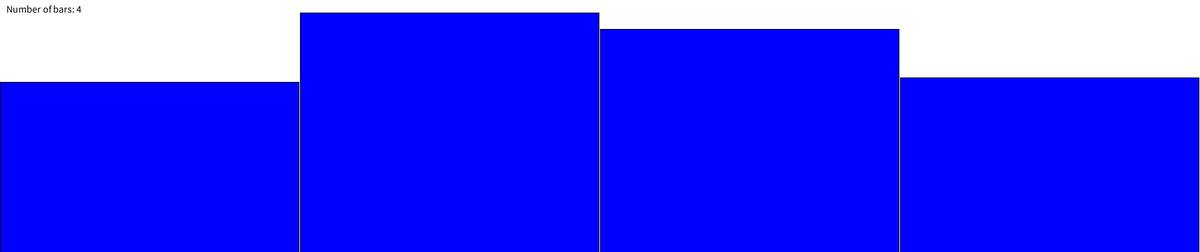
Frame 1 (no input)
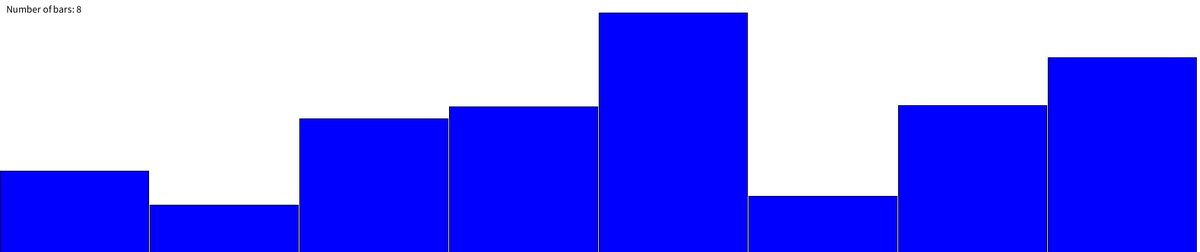
Frame 60 (the mouse pressed at the canvas centre just before this capture)
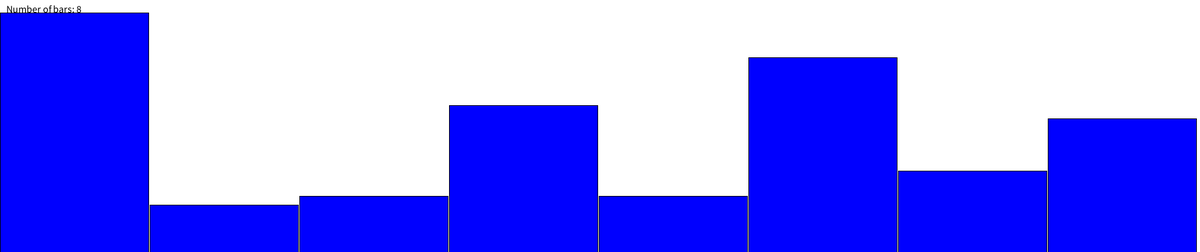
Frame 120 (the mouse held since frame 60 and released just before this capture)

The Processing sketch that drew these frames (run headless with seeded random() and noise(); from frame 60 on, the mouse is pressed at the canvas centre):

// Processing sketch: lsdradsrt
// ── lsdradsrt.pde
int rows = 2; // Number of rows
int cols = 2; // Number of columns
boolean sorting = false;
RadixSortState rState;
Visualizer visualizer;
int topMargin = 20; // Margin at the top to prevent bars from going out of the screen

void setup() {
  size(1900, 400);
  visualizer = new Visualizer();
  visualizer.initializeArray(rows, cols); // Initialize with 2x2 elements
  surface.setResizable(true);
  frameRate(60);
}

void draw() {
  background(255);
  visualizer.barDraw();
  
  // Display the number of bars at the top left
  fill(0);
  textSize(16);
  text("Number of bars: " + (visualizer.bars.length * visualizer.bars[0].length), 10, 20);
  
  if (sorting) {
    visualizer.radixSortStep();
  }
}

// Recursive function to calculate factorial
int factorial(int n) {
  if (n <= 1) {
    return 1;
  } else {
    return n * factorial(n - 1);
  }
}

class Complex {
  float real;
  float imag;
  
  Complex(float real, float imag) {
    this.real = real;
    this.imag = imag;
  }
  
  float magnitude() {
    return sqrt(real * real + imag * imag);
  }
}

class Bar {
  Complex value;
  color col;
  int row, colIndex;
  
  Bar(Complex value, color col, int row, int colIndex) {
    this.value = value;
    this.col = col;
    this.row = row;
    this.colIndex = colIndex;
  }
}

class Visualizer {
  Bar[][] bars;
  
  void barDraw() {
    int minBarWidth = 1; // Minimum bar width (adjust as needed)
    int barWidth = max(minBarWidth, width / (bars.length * bars[0].length));

    float maxMagnitude = 0;
    
    // Find the maximum magnitude to scale the bars properly
    for (int i = 0; i < bars.length; i++) {
        for (int j = 0; j < bars[i].length; j++) {
            maxMagnitude = max(maxMagnitude, bars[i][j].value.magnitude());
        }
    }

    for (int i = 0; i < bars.length; i++) {
        for (int j = 0; j < bars[i].length; j++) {
            Bar bar = bars[i][j];

            if (rState != null) {
                if ((rState.phase == 0 || rState.phase == 1 || rState.phase == 3) && i == rState.countIndex) {
                    bar.col = color(255, 0, 0); // Highlight the current bar being processed
                } else if (rState.phase == 2 && i == rState.placeIndex) {
                    bar.col = color(255, 0, 0); // Highlight the bar being placed
                } else {
                    bar.col = color(0, 0, 255); // Default color for bars
                }
            } else {
                bar.col = color(0, 0, 255); // Default color for bars
            }

            // Adjust bar height to ensure it stays within the screen
            int barHeight = int(map(bar.value.magnitude(), 0, maxMagnitude, 0, height - topMargin));
            barHeight = constrain(barHeight, 5, height - topMargin); // Ensure a minimum height and fit in screen

            fill(bar.col);
            rect((i * bars[i].length + j) * barWidth, height - barHeight, barWidth - 2, barHeight);
        }
    }
}


  void radixSortStep() {
    if (rState == null) {
        rState = new RadixSortState(bars);
    }

    rState.step();

    if (rState.done) {
        bars = rState.bars;
        sorting = false;
        delay(1000);

        // Only increase one of the dimensions at a time
        if (bars.length < bars[0].length) {
            initializeArray(bars.length * 2, bars[0].length);  // Grow rows first
        } else {
            initializeArray(bars.length, bars[0].length * 2);  // Then grow columns
        }

        rState = null;
    }
  }

  void initializeArray(int newRows, int newCols) {
    // Prevent excessive growth or invalid sizes
    if (newRows < 1) newRows = 1;
    if (newCols < 1) newCols = 1;

    bars = new Bar[newRows][];  // Initialize row array first
    for (int i = 0; i < newRows; i++) {
      bars[i] = new Bar[newCols];  // Initialize column array
      for (int j = 0; j < newCols; j++) {
        bars[i][j] = new Bar(new Complex(random(0, 101), random(0, 101)), color(0, 0, 255), i, j);
      }
    }


    sorting = true;
    rState = null;
  }
}



class RadixSortState {
  Bar[][] bars;
  int exp;         // Current exponent (1, 10, 100, ...)
  int phase;       // 0: counting frequency, 1: cumulative count, 2: placing into output, 3: copying output back
  int countIndex;  // Iterator for counting/copying phases
  int placeIndex;  // Iterator for placing phase (processes values in reverse)
  int[] count;     // Frequency count array for digits 0-9
  Bar[][] output;  // Temporary array to hold sorted order for the current digit
  float maxVal;    // Maximum value in the array (to determine when sorting is done)
  boolean done;    // Flag indicating if sorting is complete
  
  RadixSortState(Bar[][] arr) {
    bars = arr;
    maxVal = 0;
    for (int i = 0; i < bars.length; i++) {
      for (int j = 0; j < bars[i].length; j++) {
        if (bars[i][j].value.magnitude() > maxVal) maxVal = bars[i][j].value.magnitude();
      }
    }
    exp = 1;
    phase = 0;
    countIndex = 0;
    placeIndex = bars.length * bars[0].length - 1;
    count = new int[10];
    int newRows = bars.length > 0 ? bars.length : 1;
    int newCols = bars.length > 0 && bars[0].length > 0 ? bars[0].length : 1;
    output = new Bar[newRows][newCols];
    done = false;
  }
  
  void step() {
    if (exp > maxVal) {
      done = true;
      return;
    }
    
    if (phase == 0) {
      // Counting frequency of digits
      if (countIndex < bars.length * bars[0].length) {
        int i = countIndex / bars[0].length;
        int j = countIndex % bars[0].length;
        int digit = int((bars[i][j].value.magnitude() / exp) % 10);
        count[digit]++;
        countIndex++;
      } else {
        phase = 1;
        countIndex = 0;
      }
    } else if (phase == 1) {
      // Cumulative count
      if (countIndex < 9) {
        count[countIndex + 1] += count[countIndex];
        countIndex++;
      } else {
        phase = 2;
        placeIndex = bars.length * bars[0].length - 1;
      }
    } else if (phase == 2) {
      // Placing into output array
      if (placeIndex >= 0) {
        int i = placeIndex / bars[0].length;
        int j = placeIndex % bars[0].length;
        int digit = int((bars[i][j].value.magnitude() / exp) % 10);
        int outputIndex = count[digit] - 1;
        int outputRow = outputIndex / bars[0].length;
        int outputCol = outputIndex % bars[0].length;
        output[outputRow][outputCol] = bars[i][j];
        count[digit]--;
        placeIndex--;
      } else {
        phase = 3;
        countIndex = 0;
      }
    } else if (phase == 3) {
      // Copying output back to bars array
      if (countIndex < bars.length * bars[0].length) {
        int i = countIndex / bars[0].length;
        int j = countIndex % bars[0].length;
        bars[i][j] = output[i][j];
        countIndex++;
      } else {
        exp *= 10;
        phase = 0;
        countIndex = 0;
        placeIndex = bars.length * bars[0].length - 1;
        count = new int[10];
        output = new Bar[bars.length][bars[0].length];
      }
    }
  }
}
